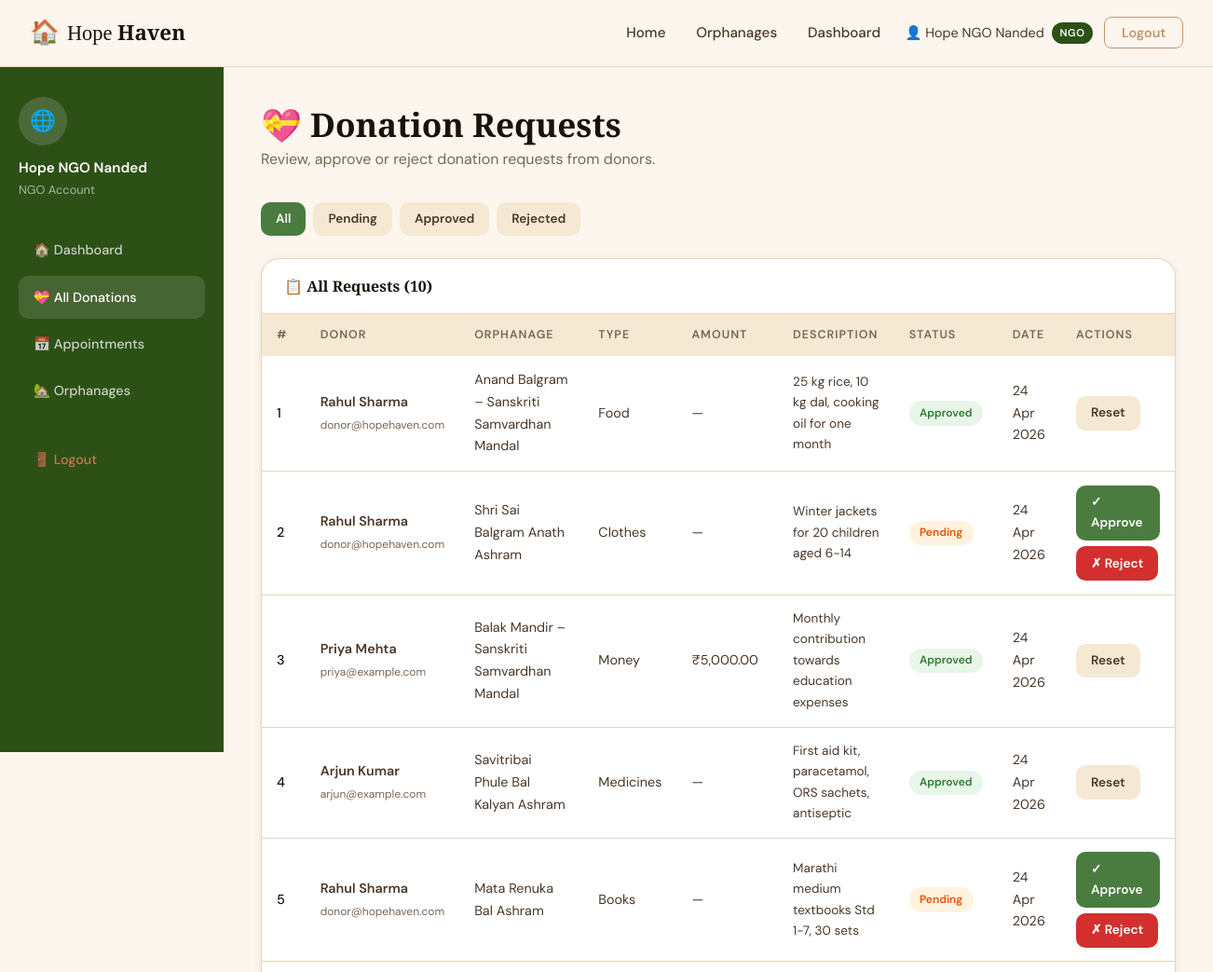
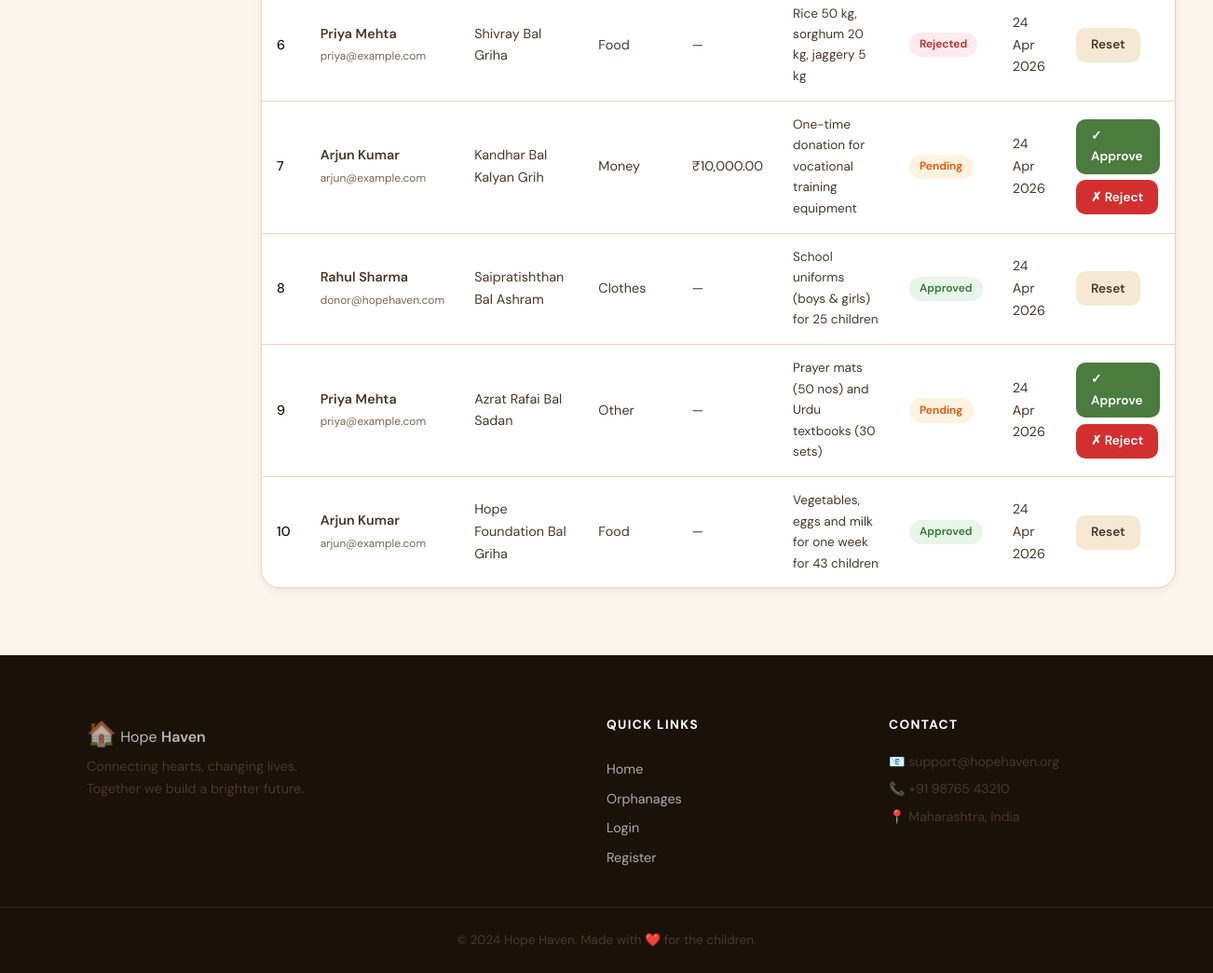
The app's page /ngo/donations.php (signed in) with its own data (2 pictures, top to bottom).
### tables this page shows
CREATE TABLE donation_requests (
    id INT AUTO_INCREMENT PRIMARY KEY,
    donor_id INT NOT NULL,
    orphanage_id INT NOT NULL,
    type ENUM('food','clothes','money','medicines','books','other') NOT NULL,
    description TEXT,
    amount DECIMAL(10,2) DEFAULT NULL,
    status ENUM('pending','approved','rejected') DEFAULT 'pending',
    ngo_note TEXT,
    created_at TIMESTAMP DEFAULT CURRENT_TIMESTAMP,
    updated_at TIMESTAMP DEFAULT CURRENT_TIMESTAMP ON UPDATE CURRENT_TIMESTAMP,
    FOREIGN KEY (donor_id) REFERENCES users(id) ON DELETE CASCADE,
    FOREIGN KEY (orphanage_id) REFERENCES orphanages(id) ON DELETE CASCADE
);

CREATE TABLE users (
    id INT AUTO_INCREMENT PRIMARY KEY,
    name VARCHAR(100) NOT NULL,
    email VARCHAR(150) NOT NULL UNIQUE,
    password VARCHAR(255) NOT NULL,
    role ENUM('donor','ngo','admin') NOT NULL DEFAULT 'donor',
    created_at TIMESTAMP DEFAULT CURRENT_TIMESTAMP
);

CREATE TABLE orphanages (
    id INT AUTO_INCREMENT PRIMARY KEY,
    admin_id INT NOT NULL,
    name VARCHAR(200) NOT NULL,
    taluka VARCHAR(100) NOT NULL DEFAULT '',
    location VARCHAR(255) NOT NULL,
    description TEXT,
    needs TEXT,
    contact VARCHAR(20),
    email VARCHAR(150),
    website VARCHAR(255) DEFAULT '',
    capacity INT DEFAULT 0,
    current_children INT DEFAULT 0,
    established_year INT DEFAULT 0,
    image_url VARCHAR(500) DEFAULT '',
    created_at TIMESTAMP DEFAULT CURRENT_TIMESTAMP,
    FOREIGN KEY (admin_id) REFERENCES users(id) ON DELETE CASCADE
);

### ngo/donations.php (the view, shortened to what this page needs)
<?php
require_once '../includes/db.php';
require_once '../includes/functions.php';
$filter = clean($_GET['status'] ?? 'all');
$where  = ($filter !== 'all') ? "WHERE dr.status = '$filter'" : '';
$result = mysqli_query($conn,
    "SELECT dr.*, u.name AS donor_name, u.email AS donor_email, o.name AS orphanage_name
     FROM donation_requests dr
     JOIN users u ON u.id = dr.donor_id
     JOIN orphanages o ON o.id = dr.orphanage_id
     $where
     ORDER BY dr.created_at DESC"
);
$donations = mysqli_fetch_all($result, MYSQLI_ASSOC);
include '../includes/header.php';
?>
<div class="dashboard-layout">
    <aside class="sidebar">
        <div class="sidebar-user">
            <div class="sidebar-avatar">🌐</div>
            <h4><?= clean($user['name']) ?></h4>
            <p>NGO Account</p>
        </div>
        <ul class="sidebar-menu">
            <li><a href="dashboard.php">🏠 Dashboard</a></li>
            <li><a href="donations.php" class="active">💝 All Donations</a></li>
            <li><a href="appointments.php">📅 Appointments</a></li>
            <li><a href="/hope_haven/orphanages.php">🏡 Orphanages</a></li>
            <li><a href="/hope_haven/auth/logout.php" class="logout-link">🚪 Logout</a></li>
        </ul>
    </aside>
    <main class="dash-content">
        <div class="dash-header">
            <h2>💝 Donation Requests</h2>
            <p>Review, approve or reject donation requests from donors.</p>
        </div>
        <div style="display:flex;gap:0.5rem;margin-bottom:1.5rem;flex-wrap:wrap;">
            <?php foreach (['all','pending','approved','rejected'] as $s): ?>
            <a href="?status=<?= $s ?>"
               class="btn btn-sm <?= $filter===$s ? 'btn-green' : '' ?>"
               style="<?= $filter!==$s ? 'background:var(--warm);color:var(--mid);' : '' ?>">
                <?= ucfirst($s) ?>
            </a>
            <?php endforeach; ?>
        </div>
        <div class="table-wrap">
            <h3>📋 <?= ucfirst($filter) ?> Requests (<?= count($donations) ?>)</h3>
            <?php if (empty($donations)): ?>
                <p class="table-empty">No <?= $filter ?> donation requests found.</p>
            <?php else: ?>
            <table>
                <thead>
                    <tr>
                        <th>#</th>
                        <th>Donor</th>
                        <th>Orphanage</th>
                        <th>Type</th>
                        <th>Amount</th>
                        <th>Description</th>
                        <th>Status</th>
                        <th>Date</th>
                        <th>Actions</th>
                    </tr>
                </thead>
                <tbody>
                <?php foreach ($donations as $i => $d): ?>
                    <tr>
                        <td><?= $i+1 ?></td>
                        <td>
                            <strong><?= clean($d['donor_name']) ?></strong><br>
                            <small style="color:var(--muted)"><?= clean($d['donor_email']) ?></small>
                        </td>
                        <td><?= clean($d['orphanage_name']) ?></td>
                        <td><?= ucfirst($d['type']) ?></td>
                        <td><?= $d['amount'] ? '₹'.number_format($d['amount'],2) : '—' ?></td>
                        <td style="max-width:180px;font-size:0.85rem;"><?= clean($d['description']) ?: '—' ?></td>
                        <td><?= statusBadge($d['status']) ?></td>
                        <td><?= date('d M Y', strtotime($d['created_at'])) ?></td>
                        <td>
                            <?php if ($d['status'] === 'pending'): ?>
                            <div class="action-btns">
                                <a href="update_donation.php?id=<?= $d['id'] ?>&action=approve"
                                   class="btn btn-green btn-sm">✓ Approve</a>
                                <a href="update_donation.php?id=<?= $d['id'] ?>&action=reject"
                                   class="btn btn-danger btn-sm"
                                   data-confirm="Reject this donation request?">✗ Reject</a>
                            </div>
                            <?php else: ?>
                                <a href="update_donation.php?id=<?= $d['id'] ?>&action=pending"
                                   class="btn btn-sm" style="background:var(--warm);color:var(--mid);"
                                   data-confirm="Reset this request to pending?">Reset</a>
                            <?php endif; ?>
                        </td>
                    </tr>
                <?php endforeach; ?>
                </tbody>
            </table>
            <?php endif; ?>
        </div>
    </main>
</div>
<?php include '../includes/footer.php'; ?>

### includes/functions.php (shortened to what this page needs)
<?php
function currentUser() {
    return [
        'id'   => $_SESSION['user_id']   ?? null,
        'name' => $_SESSION['name']      ?? '',
        'role' => $_SESSION['role']      ?? '',
        'email'=> $_SESSION['email']     ?? '',
    ];
}
function clean($data) {
    return htmlspecialchars(strip_tags(trim($data)));
}
function statusBadge($status) {
    $classes = [
        'pending'  => 'badge-pending',
        'approved' => 'badge-approved',
        'rejected' => 'badge-rejected',
    ];
    $class = $classes[$status] ?? 'badge-pending';
    return "<span class='badge $class'>" . ucfirst($status) . "</span>";
}
?>

### assets/css/style.css (style rules this page uses)
:root { --cream: #FDF6EE; --warm: #F5E9D4; --sand: #E8D5B7; --clay: #C4956A; --terracotta: #B05E3A; --forest: #2D5016; --sage: #4A7C3F; --sage-light: #6BA35A; --sky: #3B7EA1; --sky-light:#5BA3C9; --ink: #1A1208; --mid: #4A3728; --muted: #7A6555; --white: #FFFFFF; --shadow-sm: 0 2px 8px rgba(26,18,8,0.08); --shadow-md: 0 8px 32px rgba(26,18,8,0.12); --shadow-lg: 0 16px 64px rgba(26,18,8,0.16); --radius: 12px; --radius-lg:20px; --transition: 0.25s ease; }
* { box-sizing: border-box; margin: 0; padding: 0; }
html { scroll-behavior: smooth; }
body { font-family: 'DM Sans', sans-serif; background: var(--cream); color: var(--ink); font-size: 16px; line-height: 1.65; min-height: 100vh; display: flex; flex-direction: column; }
h1, h2, h3 { font-family: 'Playfair Display', serif; line-height: 1.2; }
h2 { font-size: clamp(1.5rem, 3vw, 2.2rem); }
h3 { font-size: 1.3rem; }
p { color: var(--mid); }
a { color: var(--sky); text-decoration: none; transition: color var(--transition); }
strong { font-weight: 600; }
.btn { display: inline-flex; align-items: center; gap: 0.5rem; padding: 0.75rem 1.75rem; border-radius: 10px; font-family: 'DM Sans', sans-serif; font-size: 0.95rem; font-weight: 600; border: none; cursor: pointer; transition: transform var(--transition), box-shadow var(--transition), background var(--transition); text-decoration: none; }
.btn-green { background: var(--sage); color: var(--white); }
.btn-sm { padding: 0.45rem 1rem; font-size: 0.85rem; }
.btn-danger { background: #D32F2F; color: var(--white); }
.dashboard-layout { display: grid; grid-template-columns: 240px 1fr; min-height: calc(100vh - 65px); }
.sidebar { background: var(--forest); color: var(--white); padding: 2rem 1.25rem; position: sticky; top: 65px; height: calc(100vh - 65px); overflow-y: auto; }
.sidebar-user { margin-bottom: 2rem; }
.sidebar-avatar { width: 52px; height: 52px; background: rgba(255,255,255,0.15); border-radius: 50%; display: flex; align-items: center; justify-content: center; font-size: 1.4rem; margin-bottom: 0.75rem; }
.sidebar-user h4 { font-size: 0.95rem; font-weight: 600; color: var(--white); }
.sidebar-user p { font-size: 0.8rem; color: rgba(255,255,255,0.6); }
.sidebar-menu { list-style: none; display: flex; flex-direction: column; gap: 0.25rem; }
.sidebar-menu a { display: flex; align-items: center; gap: 0.75rem; padding: 0.7rem 1rem; border-radius: 10px; color: rgba(255,255,255,0.75); font-size: 0.9rem; font-weight: 500; transition: background var(--transition), color var(--transition); text-decoration: none; }
.sidebar-menu a:hover, .sidebar-menu a.active { background: rgba(255,255,255,0.12); color: var(--white); }
.sidebar-menu a.logout-link { color: rgba(255,120,100,0.8); margin-top: 1.5rem; }
.dash-content { padding: 2.5rem; background: var(--cream); flex: 1; }
.dash-header { margin-bottom: 2rem; }
.dash-header h2 { margin-bottom: 0.25rem; }
.dash-header p { color: var(--muted); }
.table-wrap { background: var(--white); border-radius: var(--radius-lg); box-shadow: var(--shadow-sm); overflow: hidden; border: 1px solid var(--sand); margin-bottom: 2rem; }
.table-wrap h3 { padding: 1.2rem 1.5rem; border-bottom: 1px solid var(--sand); font-size: 1rem; color: var(--ink); display: flex; align-items: center; gap: 0.5rem; }
table { width: 100%; border-collapse: collapse; }
thead th { background: var(--warm); padding: 0.75rem 1rem; text-align: left; font-size: 0.78rem; font-weight: 600; letter-spacing: 0.08em; text-transform: uppercase; color: var(--muted); }
tbody tr { border-bottom: 1px solid var(--sand); transition: background var(--transition); }
tbody tr:last-child { border-bottom: none; }
tbody td { padding: 0.9rem 1rem; font-size: 0.9rem; color: var(--mid); }
tbody td:first-child { color: var(--ink); font-weight: 500; }
.badge { display: inline-block; padding: 0.2rem 0.7rem; border-radius: 20px; font-size: 0.75rem; font-weight: 600; text-transform: capitalize; }
.badge-pending { background: #FFF3E0; color: #E65100; }
.badge-approved { background: #E8F5E9; color: #2E7D32; }
.badge-rejected { background: #FFEBEE; color: #C62828; }
.action-btns { display: flex; gap: 0.4rem; flex-wrap: wrap; }

### records on screen
donation_requests: donor.name "Rahul Sharma", donor.email "donor@hopehaven.com", orphanage.name "Anand Balgram – Sanskriti Samvardhan Mandal", type "Food", description "25 kg rice, 10 kg dal, cooking oil for one month", status "Approved", created_at "24 Apr 2026"
donation_requests: donor.name "Rahul Sharma", donor.email "donor@hopehaven.com", orphanage.name "Shri Sai Balgram Anath Ashram", type "Clothes", description "Winter jackets for 20 children aged 6-14", status "Pending", created_at "24 Apr 2026"
donation_requests: donor.name "Priya Mehta", donor.email "priya@example.com", orphanage.name "Balak Mandir – Sanskriti Samvardhan Mandal", type "Money", amount "5,000.00", description "Monthly contribution towards education expenses", status "Approved", created_at "24 Apr 2026"
donation_requests: donor.name "Arjun Kumar", donor.email "arjun@example.com", orphanage.name "Savitribai Phule Bal Kalyan Ashram", type "Medicines", description "First aid kit, paracetamol, ORS sachets, antiseptic", status "Approved", created_at "24 Apr 2026"
donation_requests: donor.name "Rahul Sharma", donor.email "donor@hopehaven.com", orphanage.name "Mata Renuka Bal Ashram", type "Books", description "Marathi medium textbooks Std 1-7, 30 sets", status "Pending", created_at "24 Apr 2026"
donation_requests: donor.name "Priya Mehta", donor.email "priya@example.com", orphanage.name "Shivray Bal Griha", type "Food", description "Rice 50 kg, sorghum 20 kg, jaggery 5 kg", status "Rejected", created_at "24 Apr 2026"
donation_requests: donor.name "Arjun Kumar", donor.email "arjun@example.com", orphanage.name "Kandhar Bal Kalyan Grih", type "Money", amount "10,000.00", description "One-time donation for vocational training equipment", status "Pending", created_at "24 Apr 2026"
donation_requests: donor.name "Rahul Sharma", donor.email "donor@hopehaven.com", orphanage.name "Saipratishthan Bal Ashram", type "Clothes", description "School uniforms (boys & girls) for 25 children", status "Approved", created_at "24 Apr 2026"
donation_requests: donor.name "Priya Mehta", donor.email "priya@example.com", orphanage.name "Azrat Rafai Bal Sadan", type "Other", description "Prayer mats (50 nos) and Urdu textbooks (30 sets)", status "Pending", created_at "24 Apr 2026"
donation_requests: donor.name "Arjun Kumar", donor.email "arjun@example.com", orphanage.name "Hope Foundation Bal Griha", type "Food", description "Vegetables, eggs and milk for one week for 43 children", status "Approved", created_at "24 Apr 2026"

### other values on screen
$user['name'] "Hope NGO Nanded"
$role "NGO"
$s "All"
$s "Pending"
$s "Approved"
$s "Rejected"
$filter "All"
count($donations) "10"
